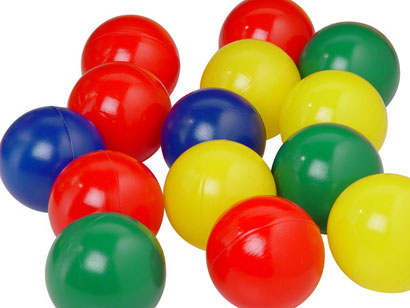
#> input picture images/Bolinhas_1.jpg, 410 x 308 px
$ python translation.py --image images/Bolinhas_1.jpg
#> lines starting #> are read from the running program, lines starting #| are printed output that depends on the picture
import numpy as np
import argparse
import imutils
import cv2

ap = argparse.ArgumentParser()
ap.add_argument("-i", "--image", required=True, help="Path to the image")
args = vars(ap.parse_args())

image = cv2.imread(args["image"])
#> image is the input picture: shape (308, 410, 3); mean B, G, R 105.1, 147.5, 183.7
cv2.imshow("Original", image)

shifted = imutils.translate(image, 25, 50)
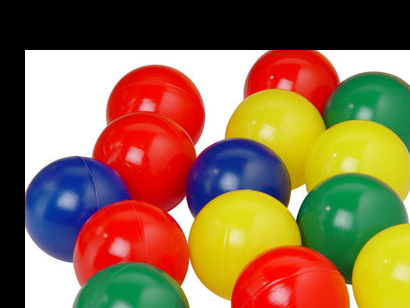
#> shifted: shape (308, 410, 3); mean B, G, R 76, 109.4, 142.3
cv2.imshow("Shifted Down and Right", shifted)
cv2.waitKey(0)

shifted = imutils.translate(image, -40, -100)
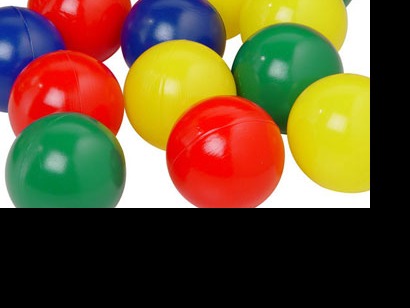
#> shifted: shape (308, 410, 3); mean B, G, R 48.2, 80.8, 103.2
# agora vai transladar para a esquerda e cima, pois tem numeros negativos
cv2.imshow("Shifted Up and Left", shifted)
cv2.waitKey(0)

$ run again, on images/oi.jpg
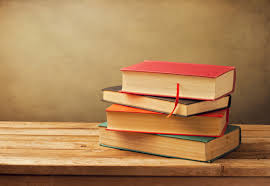
#> input picture images/oi.jpg, 270 x 186 px
#> image is the input picture: shape (186, 270, 3); mean B, G, R 85.9, 130.7, 173.2
#> `shifted = imutils.translate(image, 25, 50)`:
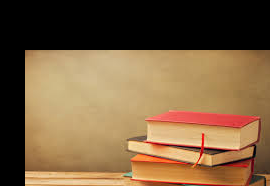
#> shifted: shape (186, 270, 3); mean B, G, R 64.4, 95.9, 124
#> `shifted = imutils.translate(image, -40, -100)`:
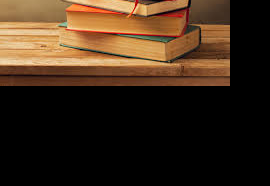
#> shifted: shape (186, 270, 3); mean B, G, R 25.7, 42.7, 62

$ run again, on images/bola-verde.jpeg
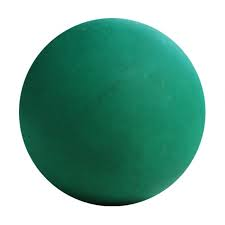
#> input picture images/bola-verde.jpeg, 225 x 225 px
#> image is the input picture: shape (225, 225, 3); mean B, G, R 161.6, 175.9, 127.8
#> `shifted = imutils.translate(image, 25, 50)`:
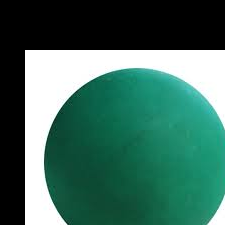
#> shifted: shape (225, 225, 3); mean B, G, R 95.2, 107.9, 64.2
#> `shifted = imutils.translate(image, -40, -100)`:
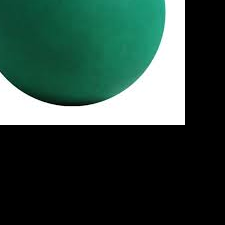
#> shifted: shape (225, 225, 3); mean B, G, R 62.8, 70.8, 46.9

$ run again, on images/bolas.png
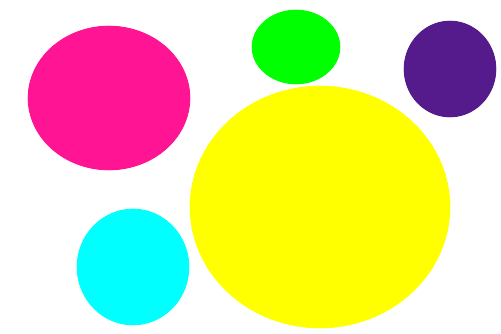
#> input picture images/bolas.png, 501 x 334 px
#> image is the input picture: shape (334, 501, 3); mean B, G, R 154.6, 219.4, 224.2
#> `shifted = imutils.translate(image, 25, 50)`:
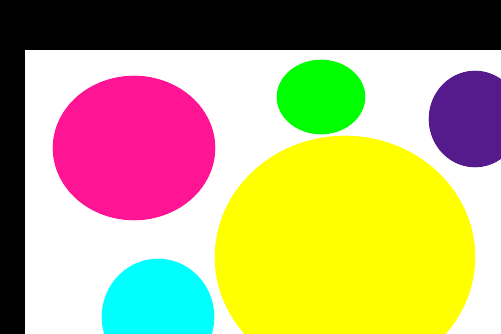
#> shifted: shape (334, 501, 3); mean B, G, R 115.8, 172, 181.4
#> `shifted = imutils.translate(image, -40, -100)`:
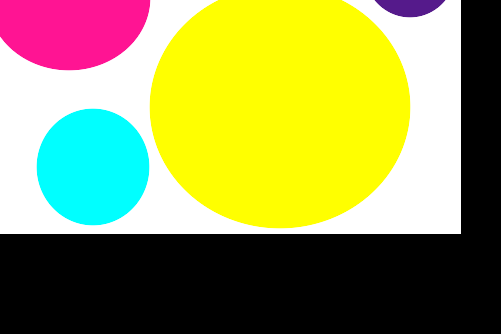
#> shifted: shape (334, 501, 3); mean B, G, R 84.3, 151.1, 147.8
